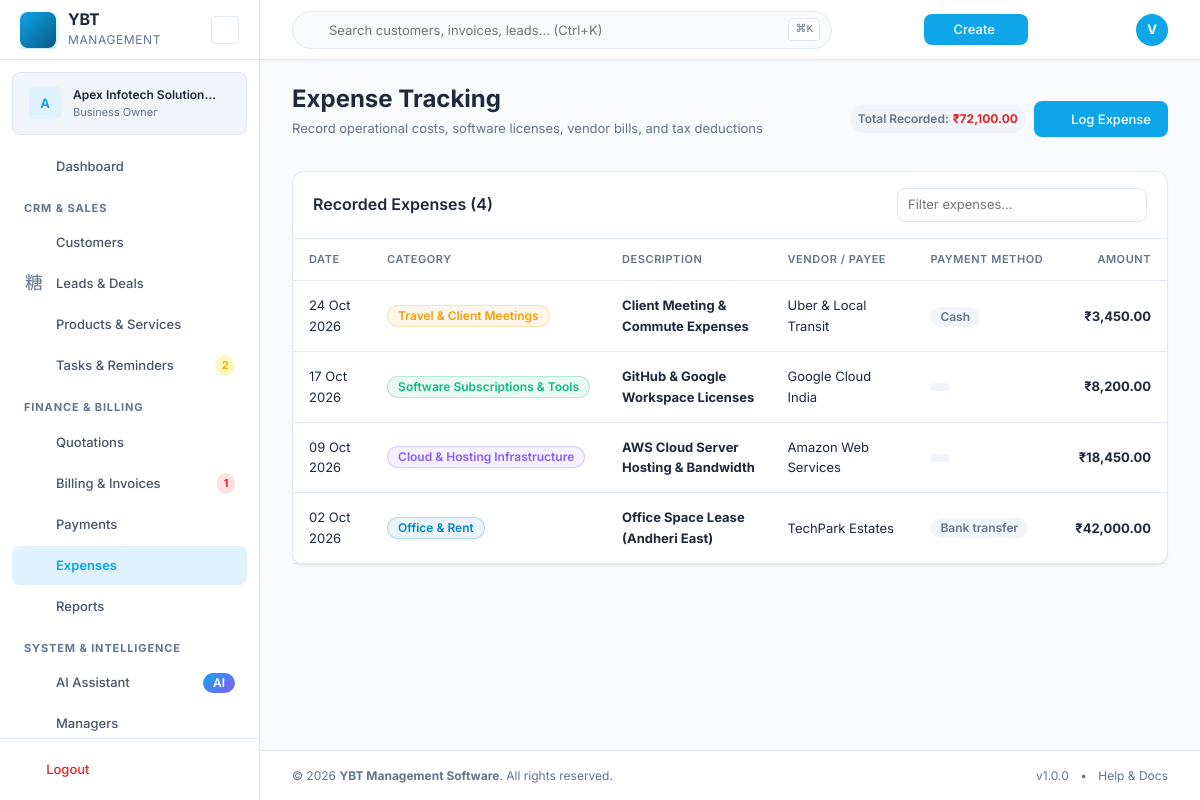
/expenses.php (signed in), run on the app's committed database.
### tables this page shows
CREATE TABLE `expenses` (
  `id` INT UNSIGNED AUTO_INCREMENT PRIMARY KEY,
  `business_id` INT UNSIGNED NOT NULL,
  `category_id` INT UNSIGNED DEFAULT NULL,
  `expense_date` DATE NOT NULL,
  `description` VARCHAR(500) NOT NULL,
  `amount` DECIMAL(15,2) NOT NULL,
  `method` ENUM('cash','bank_transfer','upi','card','cheque','other') DEFAULT 'cash',
  `vendor` VARCHAR(255) DEFAULT NULL,
  `reference` VARCHAR(255) DEFAULT NULL,
  `receipt_path` VARCHAR(500) DEFAULT NULL,
  `notes` TEXT DEFAULT NULL,
  `status` ENUM('active','archived') DEFAULT 'active',
  `is_demo` TINYINT(1) DEFAULT 0,
  `created_by` INT UNSIGNED DEFAULT NULL,
  `created_at` TIMESTAMP DEFAULT CURRENT_TIMESTAMP,
  `updated_at` TIMESTAMP DEFAULT CURRENT_TIMESTAMP ON UPDATE CURRENT_TIMESTAMP,
  INDEX `idx_expenses_business` (`business_id`),
  INDEX `idx_expenses_date` (`expense_date`),
  INDEX `idx_expenses_category` (`category_id`),
  FOREIGN KEY (`business_id`) REFERENCES `businesses`(`id`) ON DELETE CASCADE,
  FOREIGN KEY (`category_id`) REFERENCES `expense_categories`(`id`) ON DELETE SET NULL,
  FOREIGN KEY (`created_by`) REFERENCES `users`(`id`) ON DELETE SET NULL
);

CREATE TABLE `expense_categories` (
  `id` INT UNSIGNED AUTO_INCREMENT PRIMARY KEY,
  `business_id` INT UNSIGNED NOT NULL,
  `name` VARCHAR(100) NOT NULL,
  `color` VARCHAR(10) DEFAULT '#64748B',
  `is_demo` TINYINT(1) DEFAULT 0,
  UNIQUE KEY `uk_expense_cat` (`business_id`, `name`),
  FOREIGN KEY (`business_id`) REFERENCES `businesses`(`id`) ON DELETE CASCADE
);

### includes/auth.php (called while the page is built, shortened)
<?php
class Auth {
    public static function businessId(): ?int {
        return $_SESSION['business_id'] ?? null;
    }
    public static function isOwner(): bool {
        return !empty($_SESSION['is_owner']);
    }
}

### includes/db.php (called while the page is built, shortened)
<?php
class Database {
    private static ?PDO $instance = null;
    public static function getInstance(): PDO {
        if (self::$instance === null) {
            $config = require YBT_ROOT . '/config/config.php';
            $dsn = sprintf(
                'mysql:host=%s;port=%d;dbname=%s;charset=%s',
                $config['db_host'],
                $config['db_port'],
                $config['db_name'],
                $config['db_charset']
            );
            try {
                self::$instance = new PDO($dsn, $config['db_user'], $config['db_pass'], [
                    PDO::ATTR_ERRMODE            => PDO::ERRMODE_EXCEPTION,
                    PDO::ATTR_DEFAULT_FETCH_MODE => PDO::FETCH_ASSOC,
                    PDO::ATTR_EMULATE_PREPARES   => false,
                    PDO::MYSQL_ATTR_INIT_COMMAND => "SET NAMES utf8mb4 COLLATE utf8mb4_unicode_ci",
                ]);
            } catch (PDOException $e) {
                if ($config['debug']) {
                    throw $e;
                }
                error_log('Database connection failed: ' . $e->getMessage());
                die('Database connection error. Please check configuration.');
            }
        }
        return self::$instance;
    }
    public static function query(string $sql, array $params = []): PDOStatement {
        $stmt = self::getInstance()->prepare($sql);
        $stmt->execute($params);
        return $stmt;
    }
    public static function fetchAll(string $sql, array $params = []): array {
        return self::query($sql, $params)->fetchAll();
    }
}

### includes/formatting.php (called while the page is built, shortened)
<?php
function formatCurrency(float $amount, ?string $symbol = null): string {
    $defaults = require YBT_ROOT . '/config/defaults.php';
    $regional = $defaults['regional'];
    $symbol = $symbol ?? $regional['currency_symbol'];
    if (($regional['number_system'] ?? 'indian') === 'indian') {
        return $symbol . formatIndianNumber($amount);
    }
    return $symbol . number_format($amount, 2, $regional['decimal_separator'], $regional['thousand_separator']);
}
function formatIndianNumber(float $number, int $decimals = 2): string {
    $isNegative = $number < 0;
    $number = abs($number);
    $parts = explode('.', number_format($number, $decimals, '.', ''));
    $intPart = $parts[0];
    $decPart = $parts[1] ?? str_repeat('0', $decimals);
    $len = strlen($intPart);
    if ($len <= 3) {
        $formatted = $intPart;
    } else {
        $lastThree = substr($intPart, -3);
        $remaining = substr($intPart, 0, $len - 3);
        $formatted = preg_replace('/\B(?=(\d{2})+(?!\d))/', ',', $remaining) . ',' . $lastThree;
    }
    $result = $formatted . ($decimals > 0 ? '.' . $decPart : '');
    return $isNegative ? '-' . $result : $result;
}
function formatDate(?string $date, ?string $format = null): string {
    $defaults = require YBT_ROOT . '/config/defaults.php';
    $format = $format ?? $defaults['regional']['date_format'];
    $ts = strtotime($date);
    return $ts ? date($format, $ts) : '—';
}

### includes/permissions.php (called while the page is built, shortened)
<?php
class Permissions {
    public static function has(string $permissionKey): bool {
        if (Auth::isOwner()) return true;
        $perms = self::load();
        return in_array($permissionKey, $perms, true);
    }
}

### includes/functions.php (called while the page is built, shortened)
<?php
function e(?string $value): string {
    return htmlspecialchars($value ?? '', ENT_QUOTES, 'UTF-8');
}

### expenses.php (the view, shortened to what this page needs)
<?php
$businessId = Auth::businessId();
$expenses = Database::fetchAll(
    "SELECT e.*, c.name as category_name, c.color as category_color
     FROM expenses e
     JOIN expense_categories c ON e.category_id = c.id
     WHERE e.business_id = ? AND e.status = 'active'
     ORDER BY e.expense_date DESC",
    [$businessId]
);
$totalExpenses = array_sum(array_column($expenses, 'amount'));
require YBT_ROOT . '/includes/header.php';
?>
<div class="page-header d-flex justify-between align-center mb-4">
    <div>
        <h1 class="page-title">Expense Tracking</h1>
        <p class="page-subtitle">Record operational costs, software licenses, vendor bills, and tax deductions</p>
    </div>
    <div class="page-header-actions d-flex gap-2 align-center">
        <div class="badge badge-subtle p-2">
            <span class="text-xs text-muted">Total Recorded:</span>
            <strong class="text-danger ml-1"><?= formatCurrency($totalExpenses) ?></strong>
        </div>
        <?php if (Permissions::has('expenses.create')): ?>
        <button type="button" class="btn btn-primary" data-modal-target="log-expense-modal">
            <i class="ti ti-plus mr-1"></i> Log Expense
        </button>
        <?php endif; ?>
    </div>
</div>
<div class="card">
    <div class="card-header d-flex justify-between align-center">
        <h3 class="card-title">Recorded Expenses (<?= count($expenses) ?>)</h3>
        <div style="width: 250px;">
            <input type="text" class="form-input form-input-sm" placeholder="Filter expenses..." data-table-filter="#expenses-table">
        </div>
    </div>
    <div class="card-body p-0">
        <?php if (empty($expenses)): ?>
            <div class="empty-state p-5 text-center">
                <i class="ti ti-wallet text-4xl text-muted mb-2"></i>
                <h3>No Expenses Recorded</h3>
                <p class="text-muted text-sm mb-3">Keep track of vendor disbursements and operating overheads.</p>
                <?php if (Permissions::has('expenses.create')): ?>
                <button type="button" class="btn btn-primary btn-sm" data-modal-target="log-expense-modal">
                    <i class="ti ti-plus mr-1"></i> Log First Expense
                </button>
                <?php endif; ?>
            </div>
        <?php else: ?>
            <div class="table-responsive">
                <table class="data-table" id="expenses-table">
                    <thead>
                        <tr>
                            <th>Date</th>
                            <th>Category</th>
                            <th>Description</th>
                            <th>Vendor / Payee</th>
                            <th>Payment Method</th>
                            <th class="text-right">Amount</th>
                        </tr>
                    </thead>
                    <tbody>
                        <?php foreach ($expenses as $ex): ?>
                        <tr>
                            <td><?= formatDate($ex['expense_date']) ?></td>
                            <td>
                                <span class="badge" style="background-color: <?= e($ex['category_color']) ?>15; color: <?= e($ex['category_color']) ?>; border: 1px solid <?= e($ex['category_color']) ?>40;">
                                    <?= e($ex['category_name']) ?>
                                </span>
                            </td>
                            <td><strong><?= e($ex['description']) ?></strong></td>
                            <td><?= e($ex['vendor'] ?: '—') ?></td>
                            <td><span class="badge badge-subtle"><?= ucfirst(str_replace('_', ' ', $ex['method'])) ?></span></td>
                            <td class="text-right font-bold text-danger">
                                <?= formatCurrency($ex['amount']) ?>
                            </td>
                        </tr>
                        <?php endforeach; ?>
                    </tbody>
                </table>
            </div>
        <?php endif; ?>
    </div>
</div>
<?php require YBT_ROOT . '/includes/footer.php'; ?>

### assets/css/global.css (style rules this page uses)
:root { --color-primary: #0EA5E9; --color-primary-hover: #0284C7; --color-primary-light: #E0F2FE; --color-primary-dark: #075985; --color-secondary: #075985; --color-accent: #0284C7; --color-bg: #F8FAFC; --color-surface: #FFFFFF; --color-surface-hover: #F1F5F9; --color-sidebar-bg: #FFFFFF; --color-card-bg: #FFFFFF; --color-text: #1E293B; --color-text-secondary: #475569; --color-text-muted: #64748B; --color-text-inverse: #FFFFFF; --color-border: #E2E8F0; --color-border-hover: #CBD5E1; --color-border-light: #F1F5F9; --color-success: #16A34A; --color-success-light: #DCFCE7; --color-warning: #EAB308; --color-warning-light: #FEF9C3; --color-error: #DC2626; --color-error-light: #FEE2E2; --color-info: #0EA5E9; --color-info-light: #E0F2FE; --font-family: 'Inter', -apple-system, BlinkMacSystemFont, 'Segoe UI', Roboto, sans-serif; --font-mono: 'JetBrains Mono', 'Fira Code', monospace; --font-size-xs: 0.75rem; --font-size-sm: 0.8125rem; --font-size-base: 0.875rem; --font-size-md: 1rem; --font-size-lg: 1.125rem; --font-size-xl: 1.25rem; --font-size-2xl: 1.5rem; --font-size-3xl: 1.875rem; --font-size-4xl: 2.25rem; --font-weight-normal: 400; --font-weight-medium: 500; --font-weight-semibold: 600; --font-weight-bold: 700; --line-height: 1.6; --line-height-tight: 1.3; --space-1: 0.25rem; --space-2: 0.5rem; --space-3: 0.75rem; --space-4: 1rem; --space-5: 1.25rem; --space-6: 1.5rem; --space-8: 2rem; --space-10: 2.5rem; --space-12: 3rem; --sidebar-width: 260px; --sidebar-compact-width: 72px; --topbar-height: 60px; --content-max-width: 1400px; --radius-sm: 4px; --radius: 8px; --radius-lg: 12px; --radius-xl: 16px; --radius-full: 9999px; --shadow-sm: 0 1px 2px rgba(0, 0, 0, 0.05); --shadow: 0 1px 3px rgba(0, 0, 0, 0.08), 0 1px 2px rgba(0, 0, 0, 0.04); --shadow-md: 0 4px 6px -1px rgba(0, 0, 0, 0.08), 0 2px 4px -2px rgba(0, 0, 0, 0.05); --shadow-lg: 0 10px 15px -3px rgba(0, 0, 0, 0.08), 0 4px 6px -4px rgba(0, 0, 0, 0.04); --shadow-xl: 0 20px 25px -5px rgba(0, 0, 0, 0.1), 0 8px 10px -6px rgba(0, 0, 0, 0.05); --transition-fast: 150ms ease; --transition: 200ms ease; --transition-slow: 300ms ease; --z-dropdown: 100; --z-sticky: 200; --z-overlay: 300; --z-modal: 400; --z-toast: 500; --z-tooltip: 600; }
*, *::before, *::after { box-sizing: border-box; margin: 0; padding: 0; }
html { font-size: 16px; -webkit-text-size-adjust: 100%; scroll-behavior: smooth; }
body { font-family: var(--font-family); font-size: var(--font-size-base); line-height: var(--line-height); color: var(--color-text); background-color: var(--color-bg); -webkit-font-smoothing: antialiased; -moz-osx-font-smoothing: grayscale; overflow-x: hidden; }
h1, h2, h3, h4, h5, h6 { font-weight: var(--font-weight-semibold); line-height: var(--line-height-tight); color: var(--color-text); }
h1 { font-size: var(--font-size-3xl); }
h3 { font-size: var(--font-size-xl); }
p { margin-bottom: var(--space-4); }
table { border-collapse: collapse; width: 100%; }
input, select, textarea, button { font-family: inherit; font-size: inherit; line-height: inherit; }
button { cursor: pointer; }
.text-right { text-align: right; }
.text-muted { color: var(--color-text-muted); }
.text-xs { font-size: var(--font-size-xs); }
.font-bold { font-weight: var(--font-weight-bold); }
.mb-4 { margin-bottom: var(--space-4); }
.p-2 { padding: var(--space-2); }
.d-flex { display: flex; }
.justify-between { justify-content: space-between; }
.gap-2 { gap: var(--space-2); }

### data on the page
expenses: expense_date "24 Oct 2026", category.name "Travel & Client Meetings", description "Client Meeting & Commute Expenses", vendor "Uber & Local Transit", method "Cash", amount "₹3,450.00"
expenses: expense_date "17 Oct 2026", category.name "Software Subscriptions & Tools", description "GitHub & Google Workspace Licenses", vendor "Google Cloud India", amount "₹8,200.00"
expenses: expense_date "09 Oct 2026", category.name "Cloud & Hosting Infrastructure", description "AWS Cloud Server Hosting & Bandwidth", vendor "Amazon Web Services", amount "₹18,450.00"
expenses: expense_date "02 Oct 2026", category.name "Office & Rent", description "Office Space Lease (Andheri East)", vendor "TechPark Estates", method "Bank transfer", amount "₹42,000.00"

### other printed values
substr(e($businessName), 0, 1) "A"
truncate($businessName, 22) "Apex Infotech Solution…"
$pendingTasksCount "2"
$overdueInvoicesCount "1"
$userInitial "V"
formatCurrency($totalExpenses) "₹72,100.00"
count($expenses) "4"
APP_NAME "YBT Management Software"
APP_VERSION "1.0.0"
